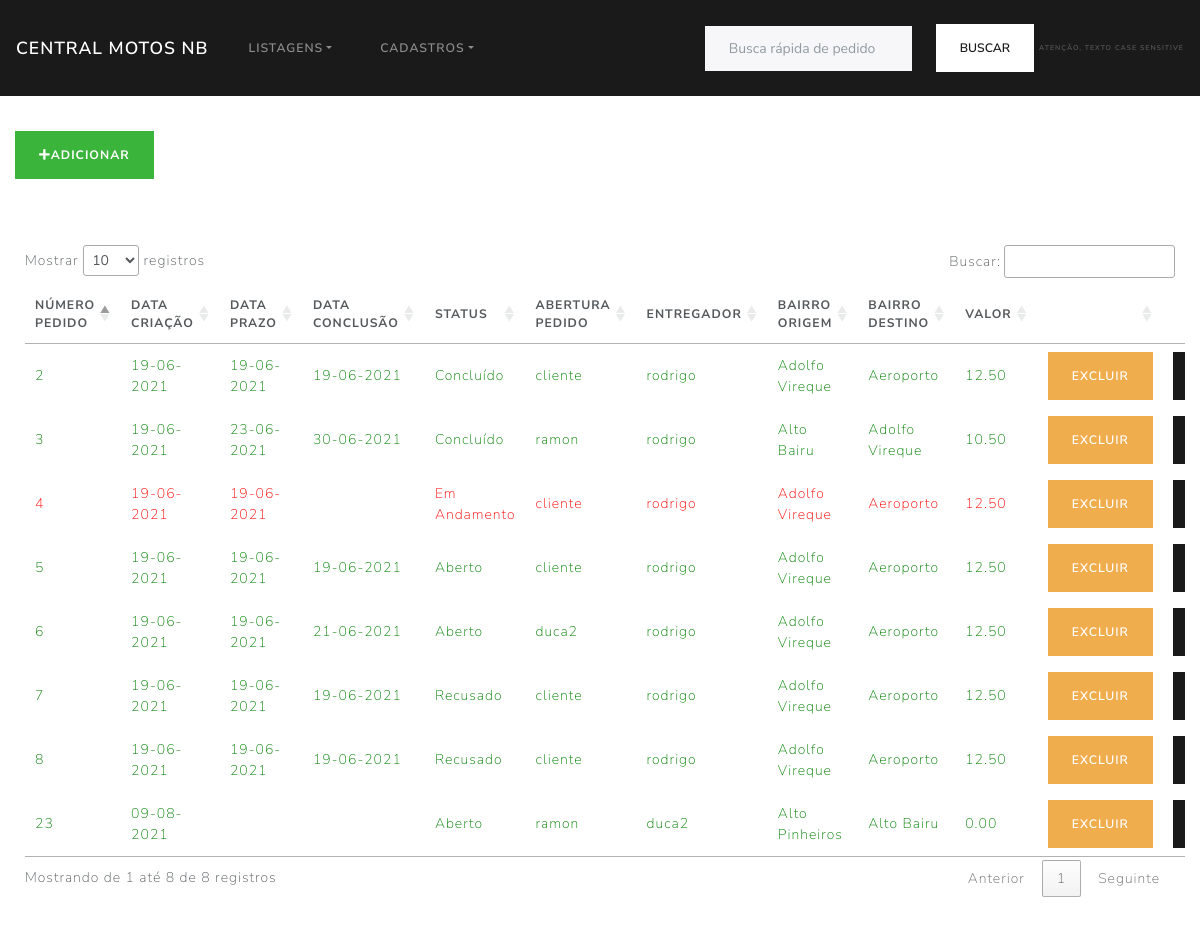
The page /App/View/pedido/listar.php on the database its author committed.
### tables this page shows
CREATE TABLE `pedido` (
  `id` int(11) NOT NULL,
  `descricao` text DEFAULT NULL,
  `dt_criacao` datetime DEFAULT NULL,
  `dt_prazo` datetime DEFAULT NULL,
  `dt_conclusao` datetime DEFAULT NULL,
  `id_status_pedido` int(11) NOT NULL,
  `id_usuario` int(11) DEFAULT NULL,
  `id_motoboy` int(11) DEFAULT NULL,
  `id_bairro_origem` int(11) NOT NULL,
  `id_bairro_destino` int(11) NOT NULL
);

CREATE TABLE `status_pedido` (
  `id` int(11) NOT NULL,
  `nome` varchar(50) NOT NULL
);

CREATE TABLE `usuario` (
  `id` int(10) NOT NULL,
  `nome` varchar(200) NOT NULL,
  `senha` varchar(255) NOT NULL,
  `idTipoUsuario` int(11) NOT NULL,
  `telefone1` varchar(30) NOT NULL,
  `telefone2` varchar(30) DEFAULT NULL
);

CREATE TABLE `bairro` (
  `id` int(11) NOT NULL,
  `nome` varchar(50) DEFAULT NULL,
  `valor_entrega` double(10,2) DEFAULT NULL
);

### App/Controller/PedidoController.php (called while the page is built, shortened)
<?php
if (isset($_POST['formPost']) == true && $_POST['formPost'] == 'buscar') {
    $pedidoDAO = new \App\DAO\PedidoDAO();
    $listaPedido = $pedidoDAO->Buscar();
    return $listaPedido;
}

### App/Config/Conexao.php (called while the page is built, shortened)
<?php
class Conexao
{
    private static $instanciaBanco;
    public static function getConexaoBD()
    {
        if (!isset(self::$instanciaBanco)) :
            self::$instanciaBanco = new \PDO('mysql:host=localhost;dbname=centralmotosnb; charset=utf8', 'root', '');
        endif;
        return self::$instanciaBanco;
    }
}

### App/DAO/PedidoDAO.php (called while the page is built, shortened)
<?php
class PedidoDAO
{
    public function Buscar()
    {
        $sqlBuscar =
            "SELECT
            p.id,
            p.descricao,
            p.dt_criacao,
            p.dt_prazo,
            p.dt_conclusao,
            sp.nome as Status,
            uU.nome as Usuario,
            uM.nome as Motoboy,
            bO.nome as Bairro_origem,
            bD.nome as Bairro_destino,
            bD.valor_entrega as Valor, p.*
            FROM pedido p
            JOIN usuario uU on uU.id = p.id_usuario
            JOIN usuario uM on uM.id = p.id_motoboy
            JOIN bairro bO on bO.id = p.id_bairro_origem
            JOIN bairro bD on bD.id = p.id_bairro_destino
            JOIN status_pedido sp on sp.id = p.id_status_pedido";
        $smtp = Conexao::getConexaoBD()->prepare($sqlBuscar);
        $smtp->execute();
        $numRows = $smtp->rowCount();
        if ($numRows > 0) {
            $returnArray = $smtp->fetchAll(\PDO::FETCH_ASSOC);
            return $returnArray;
        } else {
            return [];
        }
    }
}

### App/View/pedido/listar.php (the view, shortened to what this page needs)
<?php
require "../../Structure/importsPagesStyle.php";
require "../../Structure/header.php";
$listagem = require_once "../../Controller/PedidoController.php";
?>
<div class="container" style="max-width: 1539px;">
    <div class="row" style="margin-top: 35px;">
        <div class="form-group col-md-3">
            <a href="criar.php" class="btn background_add"><i class="fas fa-plus"></i>Adicionar</a>
        </div>
    </div>
    <div class="div_center">
        <table id="thisTable">
            <thead>
                <tr>
                    <th>Número Pedido</th>
                    <th style="width: 130px;">Data Criação</th>
                    <th style="width: 130px;">Data Prazo</th>
                    <th style="width: 130px;">Data Conclusão</th>
                    <th style="width: 130px;">Status</th>
                    <th style="width: 130px;">Abertura Pedido</th>
                    <th style="width: 130px;">Entregador</th>
                    <th style="width: 160px;">Bairro origem</th>
                    <th style="width: 160px;">Bairro destino</th>
                    <th style="width: 130px;">Valor</th>
                    <th> </th>
                    <th> </th>
                </tr>
            </thead>
            <tbody>
                <?php
                foreach ($listagem as $key => $value) {
                    $corDestaque = "green";
                    if ($value['dt_prazo'] > $value['dt_conclusao'] || !$value['dt_conclusao']) {
                        $corDestaque = "red";
                    }
                ?>
                <tr style="color: <?= $corDestaque ?>">
                    <td><?= $value['id'] ?></td>
                    <td><?= $value['dt_criacao'] == '0000-00-00 00:00:00' ? ' ' : date('d-m-Y', strtotime($value['dt_criacao'])) ?>
                    </td>
                    <td><?= $value['dt_prazo'] == '0000-00-00 00:00:00' ? ' ' : date('d-m-Y', strtotime($value['dt_prazo'])) ?>
                    </td>
                    <td><?= $value['dt_conclusao']  == '0000-00-00 00:00:00' ? ' ' : date('d-m-Y', strtotime($value['dt_conclusao'])) ?>
                    </td>
                    <td><?= $value['Status'] ?></td>
                    <td><?= $value['Usuario'] ?></td>
                    <td><?= $value['Motoboy'] ?></td>
                    <td><?= $value['Bairro_origem'] ?></td>
                    <td><?= $value['Bairro_destino'] ?></td>
                    <td><?= $value['Valor'] ?></td>
                    <td><a href="../../Controller/PedidoController.php?formGet=excluir&id=<?= $value['id'] ?>"
                            class="btn btn-warning">Excluir</a></td>
                    <td><a href="editar.php?formGet=buscarPorId&id=<?= $value['id'] ?>"
                            class="btn btn-primary">Editar</a></td>
                </tr>
                <?php  } ?>
            </tbody>
        </table>
    </div>
</div>
<?php
require "../../Structure/footer.php";

### App/Structure/Css/styleGeral.css (style rules this page uses)
.div_center { margin: auto; width: 100%; padding: 10px; margin-top: 40px; margin-bottom: 40px; overflow-y: auto; border-radius: 2%; }
.background_add { background-color: rgb(59, 180, 59)!important; color: white; font-weight: bold; }

### rows shown on the page
pedido: id "2", dt_criacao "19-06-2021", dt_prazo "19-06-2021", dt_conclusao "19-06-2021", id_status_pedido.nome "Concluído", id_usuario.nome "cliente", id_motoboy.nome "rodrigo", id_bairro_origem.nome "Adolfo Vireque", id_bairro_destino.nome "Aeroporto", id_bairro_destino.valor_entrega "12.50"
pedido: id "3", dt_criacao "19-06-2021", dt_prazo "23-06-2021", dt_conclusao "30-06-2021", id_status_pedido.nome "Concluído", id_usuario.nome "ramon", id_motoboy.nome "rodrigo", id_bairro_origem.nome "Alto Bairu", id_bairro_destino.nome "Adolfo Vireque", id_bairro_destino.valor_entrega "10.50"
pedido: id "4", dt_criacao "19-06-2021", dt_prazo "19-06-2021", id_status_pedido.nome "Em Andamento", id_usuario.nome "cliente", id_motoboy.nome "rodrigo", id_bairro_origem.nome "Adolfo Vireque", id_bairro_destino.nome "Aeroporto", id_bairro_destino.valor_entrega "12.50"
pedido: id "5", dt_criacao "19-06-2021", dt_prazo "19-06-2021", dt_conclusao "19-06-2021", id_status_pedido.nome "Aberto", id_usuario.nome "cliente", id_motoboy.nome "rodrigo", id_bairro_origem.nome "Adolfo Vireque", id_bairro_destino.nome "Aeroporto", id_bairro_destino.valor_entrega "12.50"
pedido: id "6", dt_criacao "19-06-2021", dt_prazo "19-06-2021", dt_conclusao "21-06-2021", id_status_pedido.nome "Aberto", id_usuario.nome "duca2", id_motoboy.nome "rodrigo", id_bairro_origem.nome "Adolfo Vireque", id_bairro_destino.nome "Aeroporto", id_bairro_destino.valor_entrega "12.50"
pedido: id "7", dt_criacao "19-06-2021", dt_prazo "19-06-2021", dt_conclusao "19-06-2021", id_status_pedido.nome "Recusado", id_usuario.nome "cliente", id_motoboy.nome "rodrigo", id_bairro_origem.nome "Adolfo Vireque", id_bairro_destino.nome "Aeroporto", id_bairro_destino.valor_entrega "12.50"
pedido: id "8", dt_criacao "19-06-2021", dt_prazo "19-06-2021", dt_conclusao "19-06-2021", id_status_pedido.nome "Recusado", id_usuario.nome "cliente", id_motoboy.nome "rodrigo", id_bairro_origem.nome "Adolfo Vireque", id_bairro_destino.nome "Aeroporto", id_bairro_destino.valor_entrega "12.50"
pedido: id "23", dt_criacao "09-08-2021", id_status_pedido.nome "Aberto", id_usuario.nome "ramon", id_motoboy.nome "duca2", id_bairro_origem.nome "Alto Pinheiros", id_bairro_destino.nome "Alto Bairu", id_bairro_destino.valor_entrega "0.00"
